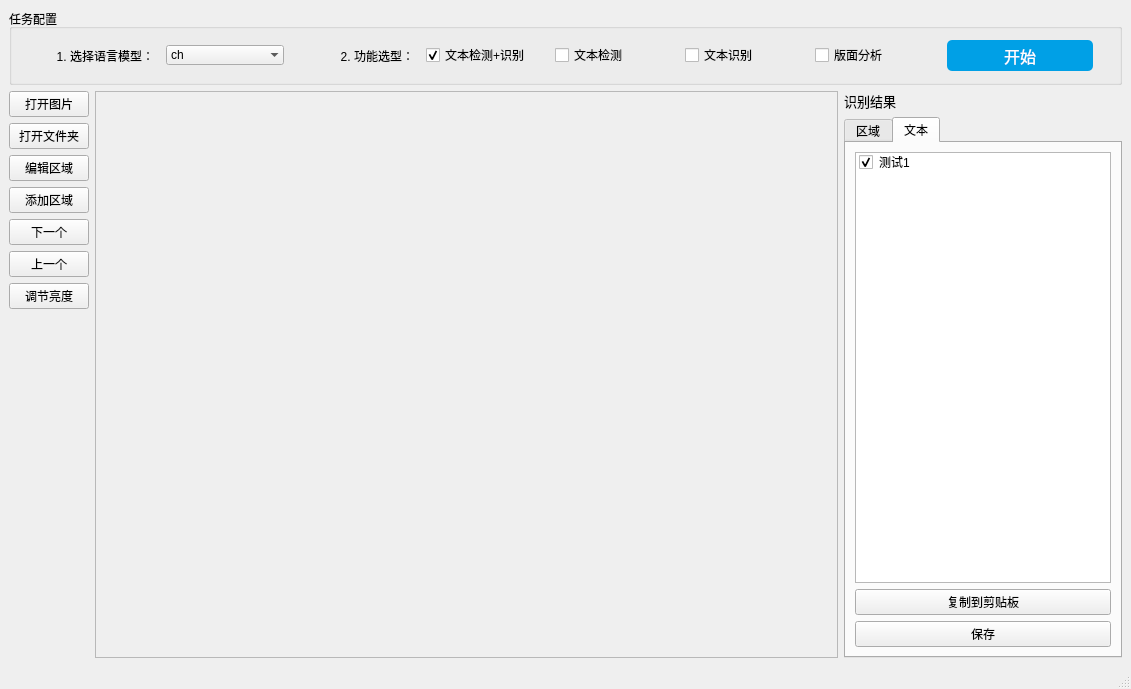
<?xml version="1.0" encoding="UTF-8"?>
<ui version="4.0">
 <class>MainWindow</class>
 <widget class="QMainWindow" name="MainWindow">
  <property name="geometry">
   <rect>
    <x>0</x>
    <y>0</y>
    <width>1131</width>
    <height>689</height>
   </rect>
  </property>
  <property name="windowTitle">
   <string>demo</string>
  </property>
  <property name="styleSheet">
   <string notr="true">QWidget{
	font: 10pt &quot;Microsoft YaHei UI&quot;;
}
</string>
  </property>
  <property name="documentMode">
   <bool>false</bool>
  </property>
  <widget class="QWidget" name="centralwidget">
   <layout class="QVBoxLayout" name="verticalLayout_3" stretch="0,0,10">
    <item>
     <widget class="QGroupBox" name="groupBox">
      <property name="title">
       <string>任务配置</string>
      </property>
      <layout class="QVBoxLayout" name="verticalLayout_4">
       <item>
        <layout class="QHBoxLayout" name="horizontalLayout_4">
         <property name="spacing">
          <number>12</number>
         </property>
         <property name="leftMargin">
          <number>15</number>
         </property>
         <property name="rightMargin">
          <number>15</number>
         </property>
         <item>
          <widget class="QLabel" name="label_3">
           <property name="text">
            <string>1. 选择语言模型：</string>
           </property>
           <property name="textFormat">
            <enum>Qt::MarkdownText</enum>
           </property>
           <property name="alignment">
            <set>Qt::AlignRight|Qt::AlignTrailing|Qt::AlignVCenter</set>
           </property>
           <property name="wordWrap">
            <bool>false</bool>
           </property>
           <property name="margin">
            <number>0</number>
           </property>
          </widget>
         </item>
         <item>
          <widget class="QComboBox" name="comboBoxLanguage">
           <property name="currentText">
            <string>ch</string>
           </property>
           <property name="placeholderText">
            <string/>
           </property>
           <property name="frame">
            <bool>false</bool>
           </property>
           <item>
            <property name="text">
             <string>ch</string>
            </property>
           </item>
           <item>
            <property name="text">
             <string>en</string>
            </property>
           </item>
           <item>
            <property name="text">
             <string>fr</string>
            </property>
           </item>
           <item>
            <property name="text">
             <string>german</string>
            </property>
           </item>
           <item>
            <property name="text">
             <string>korean</string>
            </property>
           </item>
           <item>
            <property name="text">
             <string>japan</string>
            </property>
           </item>
          </widget>
         </item>
         <item>
          <widget class="QLabel" name="label_2">
           <property name="text">
            <string>2. 功能选型：</string>
           </property>
           <property name="alignment">
            <set>Qt::AlignRight|Qt::AlignTrailing|Qt::AlignVCenter</set>
           </property>
          </widget>
         </item>
         <item>
          <widget class="QCheckBox" name="checkBox_ocr">
           <property name="minimumSize">
            <size>
             <width>0</width>
             <height>0</height>
            </size>
           </property>
           <property name="text">
            <string>文本检测+识别</string>
           </property>
           <property name="checked">
            <bool>true</bool>
           </property>
          </widget>
         </item>
         <item>
          <widget class="QCheckBox" name="checkBox_det">
           <property name="text">
            <string>文本检测</string>
           </property>
          </widget>
         </item>
         <item>
          <widget class="QCheckBox" name="checkBox_recog">
           <property name="text">
            <string>文本识别</string>
           </property>
          </widget>
         </item>
         <item>
          <widget class="QCheckBox" name="checkBox_layoutparser">
           <property name="text">
            <string>版面分析</string>
           </property>
           <property name="checkable">
            <bool>true</bool>
           </property>
          </widget>
         </item>
         <item>
          <widget class="QPushButton" name="btnStartProcess">
           <property name="minimumSize">
            <size>
             <width>150</width>
             <height>35</height>
            </size>
           </property>
           <property name="font">
            <font>
             <family>Microsoft YaHei UI</family>
             <pointsize>-1</pointsize>
             <weight>50</weight>
             <italic>false</italic>
             <bold>false</bold>
             <underline>false</underline>
             <strikeout>false</strikeout>
            </font>
           </property>
           <property name="autoFillBackground">
            <bool>false</bool>
           </property>
           <property name="styleSheet">
            <string notr="true">QPushButton {
background-color: rgb(0, 160, 230) ;
border-radius: 5px;
height: 28;
text-align: center;
text-decoration: none;
font-size: 16px bold;
margin: 2px 2px;
color: white;
}


QPushButton:hover {
background-color: white;
border: 2px solid rgb(0, 160, 230);
color: black
}



QPushButton:pressed {
background-color: rgba(0, 0, 255, 40);
}
</string>
           </property>
           <property name="text">
            <string>开始</string>
           </property>
           <property name="icon">
            <iconset>
             <normaloff>C:/Users/zsy/.designer/icons/done_black.png</normaloff>C:/Users/zsy/.designer/icons/done_black.png</iconset>
           </property>
           <property name="flat">
            <bool>false</bool>
           </property>
          </widget>
         </item>
        </layout>
       </item>
      </layout>
     </widget>
    </item>
    <item>
     <layout class="QHBoxLayout" name="horizontalLayout_3">
      <property name="spacing">
       <number>12</number>
      </property>
     </layout>
    </item>
    <item>
     <layout class="QHBoxLayout" name="horizontalLayout_2" stretch="0,8,3">
      <item>
       <layout class="QVBoxLayout" name="verticalLayout_5">
        <item>
         <widget class="QPushButton" name="btnOpenImg">
          <property name="sizePolicy">
           <sizepolicy hsizetype="Preferred" vsizetype="Fixed">
            <horstretch>0</horstretch>
            <verstretch>0</verstretch>
           </sizepolicy>
          </property>
          <property name="minimumSize">
           <size>
            <width>0</width>
            <height>0</height>
           </size>
          </property>
          <property name="maximumSize">
           <size>
            <width>16777215</width>
            <height>16777215</height>
           </size>
          </property>
          <property name="text">
           <string>打开图片</string>
          </property>
         </widget>
        </item>
        <item>
         <widget class="QPushButton" name="btnOpenDir">
          <property name="text">
           <string>打开文件夹</string>
          </property>
         </widget>
        </item>
        <item>
         <widget class="QPushButton" name="btnEditShape">
          <property name="text">
           <string>编辑区域</string>
          </property>
         </widget>
        </item>
        <item>
         <widget class="QPushButton" name="btnAddShape">
          <property name="text">
           <string>添加区域</string>
          </property>
         </widget>
        </item>
        <item>
         <widget class="QPushButton" name="btnNext">
          <property name="text">
           <string>下一个</string>
          </property>
         </widget>
        </item>
        <item>
         <widget class="QPushButton" name="btnPrev">
          <property name="text">
           <string>上一个</string>
          </property>
         </widget>
        </item>
        <item>
         <widget class="QPushButton" name="btnBrightness">
          <property name="text">
           <string>调节亮度</string>
          </property>
         </widget>
        </item>
        <item>
         <spacer name="verticalSpacer">
          <property name="orientation">
           <enum>Qt::Vertical</enum>
          </property>
          <property name="sizeHint" stdset="0">
           <size>
            <width>20</width>
            <height>40</height>
           </size>
          </property>
         </spacer>
        </item>
       </layout>
      </item>
      <item>
       <widget class="QScrollArea" name="scrollAreaCanvas">
        <property name="widgetResizable">
         <bool>true</bool>
        </property>
        <widget class="QWidget" name="scrollAreaWidgetContents">
         <property name="geometry">
          <rect>
           <x>0</x>
           <y>0</y>
           <width>741</width>
           <height>528</height>
          </rect>
         </property>
        </widget>
       </widget>
      </item>
      <item>
       <layout class="QVBoxLayout" name="verticalLayout">
        <item>
         <widget class="QLabel" name="label">
          <property name="font">
           <font>
            <family>Microsoft YaHei UI</family>
            <pointsize>10</pointsize>
            <weight>50</weight>
            <italic>false</italic>
            <bold>false</bold>
           </font>
          </property>
          <property name="text">
           <string>识别结果</string>
          </property>
         </widget>
        </item>
        <item>
         <widget class="QTabWidget" name="tabWidgetResult">
          <property name="currentIndex">
           <number>1</number>
          </property>
          <widget class="QWidget" name="tab">
           <attribute name="title">
            <string>区域</string>
           </attribute>
           <layout class="QVBoxLayout" name="verticalLayout_7">
            <item>
             <widget class="QScrollArea" name="scrollAreaLabellist">
              <property name="widgetResizable">
               <bool>true</bool>
              </property>
              <widget class="QWidget" name="scrollAreaWidgetContents_3">
               <property name="geometry">
                <rect>
                 <x>0</x>
                 <y>0</y>
                 <width>251</width>
                 <height>451</height>
                </rect>
               </property>
              </widget>
             </widget>
            </item>
           </layout>
          </widget>
          <widget class="QWidget" name="tab_2">
           <attribute name="title">
            <string>文本</string>
           </attribute>
           <layout class="QVBoxLayout" name="verticalLayout_6">
            <item>
             <widget class="QListWidget" name="listWidgetResults">
              <property name="selectionRectVisible">
               <bool>false</bool>
              </property>
              <item>
               <property name="text">
                <string>测试1</string>
               </property>
               <property name="checkState">
                <enum>Checked</enum>
               </property>
               <property name="flags">
                <set>ItemIsSelectable|ItemIsEditable|ItemIsDragEnabled|ItemIsUserCheckable|ItemIsEnabled</set>
               </property>
              </item>
             </widget>
            </item>
            <item>
             <widget class="QPushButton" name="btnCopyAll">
              <property name="text">
               <string>复制到剪贴板</string>
              </property>
             </widget>
            </item>
            <item>
             <widget class="QPushButton" name="btnSaveAll">
              <property name="text">
               <string>保存</string>
              </property>
             </widget>
            </item>
           </layout>
          </widget>
         </widget>
        </item>
       </layout>
      </item>
     </layout>
    </item>
   </layout>
  </widget>
  <widget class="QMenuBar" name="menubar">
   <property name="geometry">
    <rect>
     <x>0</x>
     <y>0</y>
     <width>1131</width>
     <height>25</height>
    </rect>
   </property>
  </widget>
  <widget class="QStatusBar" name="statusbar"/>
 </widget>
 <resources/>
 <connections/>
</ui>
